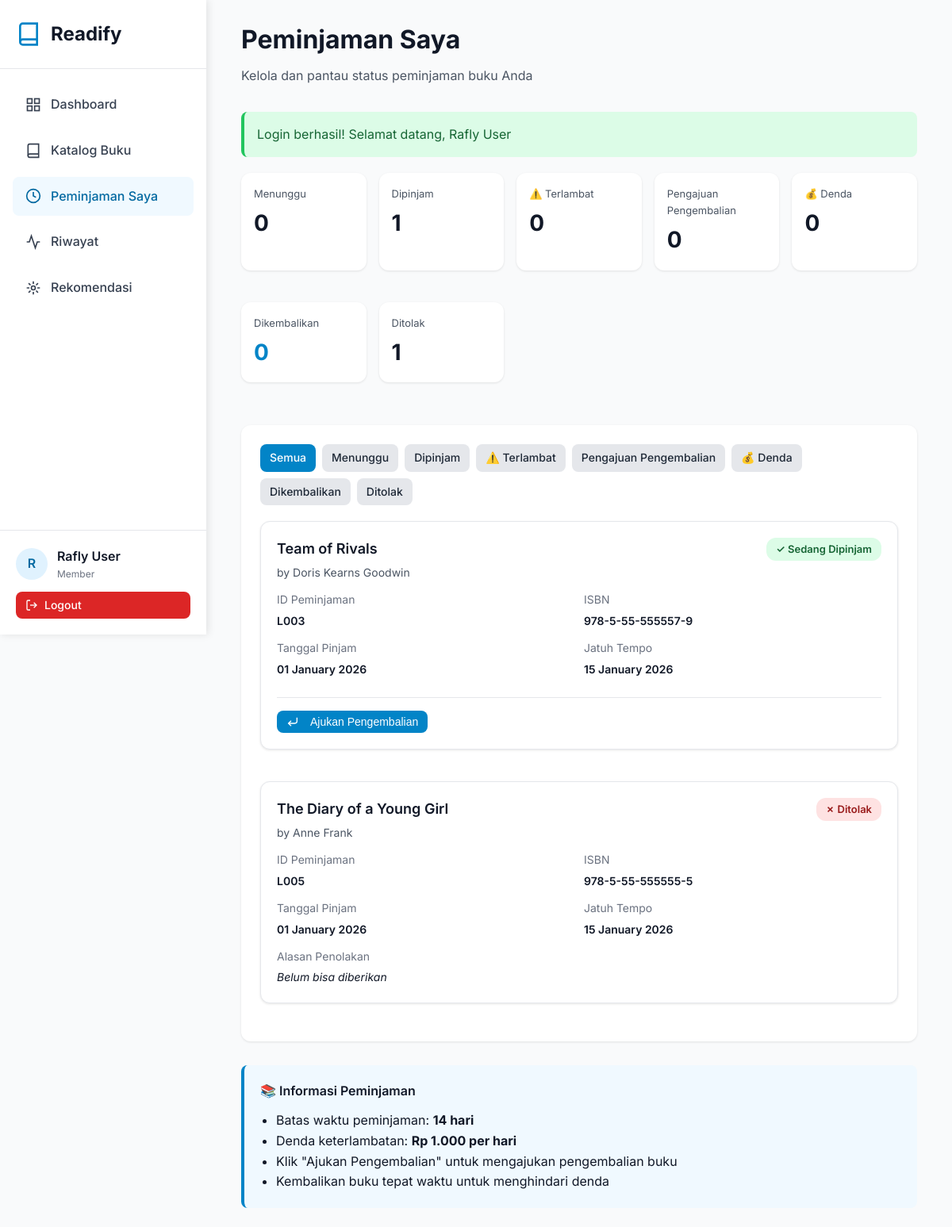
The app's page /pages/member/my-loans.php (signed in) with its own data.
### tables this page shows
CREATE TABLE `users` (
  `id` int NOT NULL AUTO_INCREMENT,
  `name` varchar(100) NOT NULL,
  `email` varchar(100) NOT NULL,
  `phone` varchar(20) DEFAULT NULL,
  `password` varchar(255) NOT NULL,
  `role` enum('admin','staff','member') DEFAULT 'member',
  `created_at` timestamp NULL DEFAULT CURRENT_TIMESTAMP,
  `updated_at` timestamp NULL DEFAULT CURRENT_TIMESTAMP ON UPDATE CURRENT_TIMESTAMP,
  PRIMARY KEY (`id`),
  UNIQUE KEY `email` (`email`)
);

CREATE TABLE `loans` (
  `id` int NOT NULL AUTO_INCREMENT,
  `loan_id` varchar(20) NOT NULL,
  `member_id` int NOT NULL,
  `book_id` int NOT NULL,
  `loan_date` date NOT NULL,
  `due_date` date NOT NULL,
  `return_date` date DEFAULT NULL,
  `status` varchar(50) DEFAULT 'pending',
  `approved_by` int DEFAULT NULL,
  `approved_date` datetime DEFAULT NULL,
  `fine_amount` decimal(10,2) DEFAULT '0.00',
  `book_condition` enum('good','fair','damaged') DEFAULT 'good',
  `notes` text,
  `created_at` timestamp NULL DEFAULT CURRENT_TIMESTAMP,
  `updated_at` timestamp NULL DEFAULT CURRENT_TIMESTAMP ON UPDATE CURRENT_TIMESTAMP,
  PRIMARY KEY (`id`),
  UNIQUE KEY `loan_id` (`loan_id`),
  KEY `idx_loan_id` (`loan_id`),
  KEY `idx_status` (`status`),
  KEY `idx_member` (`member_id`),
  KEY `idx_book` (`book_id`),
  CONSTRAINT `loans_ibfk_1` FOREIGN KEY (`member_id`) REFERENCES `members` (`id`) ON DELETE CASCADE,
  CONSTRAINT `loans_ibfk_2` FOREIGN KEY (`book_id`) REFERENCES `books` (`id`) ON DELETE CASCADE
);

CREATE TABLE `books` (
  `id` int NOT NULL AUTO_INCREMENT,
  `isbn` varchar(20) NOT NULL,
  `title` varchar(255) NOT NULL,
  `author` varchar(100) NOT NULL,
  `publisher` varchar(100) DEFAULT NULL,
  `year` year DEFAULT NULL,
  `category_id` int DEFAULT NULL,
  `stock` int DEFAULT '0',
  `pages` int DEFAULT NULL,
  `description` text,
  `cover_image` varchar(255) DEFAULT NULL,
  `created_at` timestamp NULL DEFAULT CURRENT_TIMESTAMP,
  `updated_at` timestamp NULL DEFAULT CURRENT_TIMESTAMP ON UPDATE CURRENT_TIMESTAMP,
  PRIMARY KEY (`id`),
  UNIQUE KEY `isbn` (`isbn`),
  KEY `category_id` (`category_id`),
  KEY `idx_title` (`title`),
  KEY `idx_author` (`author`),
  KEY `idx_isbn` (`isbn`),
  CONSTRAINT `books_ibfk_1` FOREIGN KEY (`category_id`) REFERENCES `categories` (`id`) ON DELETE SET NULL
);

### pages/member/my-loans.php (the view, shortened to what the rows shown need)
<?php
require_once '../../config/config.php';
$user = getCurrentUser();
$db = new Database();
$member = $db->fetchOne("SELECT * FROM members WHERE email = ?", [$user['email']]);
$status = isset($_GET['status']) ? $_GET['status'] : 'all';
$where = ["l.member_id = ?"];
$params = [$member['id']];
$whereClause = implode(' AND ', $where);
$loans = $db->fetchAll("
    SELECT l.*,
           b.title as book_title, b.author, b.isbn, b.publisher,
           DATEDIFF(CURDATE(), l.due_date) as days_overdue,
           CASE
               WHEN l.status = 'approved' AND CURDATE() > l.due_date THEN DATEDIFF(CURDATE(), l.due_date) * " . FINE_PER_DAY . "
               ELSE COALESCE(l.fine_amount, 0)
           END as calculated_fine
    FROM loans l
    INNER JOIN books b ON l.book_id = b.id
    WHERE $whereClause
    ORDER BY
        CASE l.status
            WHEN 'pending' THEN 1
            WHEN 'approved' THEN 2
            WHEN 'rejected' THEN 3
            WHEN 'returned' THEN 4
        END,
        l.created_at DESC
", $params);
include_once '../../includes/header.php';
?>
<div class="sidebar">
    <div class="sidebar-logo">
        <h1>Readify</h1>
    </div>
    <div class="sidebar-user">
        <div class="user-info">
            <div class="user-avatar"><?php echo strtoupper(substr($user['name'], 0, 1)); ?></div>
            <div>
                <div class="user-name"><?php echo htmlspecialchars($user['name']); ?></div>
                <div class="user-role">Member</div>
            </div>
        </div>
    </div>
</div>
<div class="main-content">
    <div class="container">
        <h1 class="page-title" style="font-size: 32px; font-weight: 700; margin-bottom: 8px;">Peminjaman Saya</h1>
        <div class="card">
            <?php if (empty($loans)): ?>
                <p style="text-align: center; padding: 60px 20px; color: var(--gray-500);">
                    <?php if ($status == 'all'): ?>
                        Anda belum pernah meminjam buku.<br>
                        <a href="books.php" class="btn btn-primary" style="margin-top: 16px;">Jelajahi Katalog</a>
                    <?php else: ?>
                        Tidak ada peminjaman dengan status "<?php echo $status; ?>"
                    <?php endif; ?>
                </p>
            <?php else: ?>
                <div style="display: flex; flex-direction: column; gap: 16px;">
                    <?php foreach ($loans as $loan): ?>
                        <div class="card" style="padding: 20px; border: 1px solid var(--gray-200);">
                            <div style="display: flex; gap: 20px; flex-wrap: wrap;">
                                <div style="flex: 1; min-width: 250px;">
                                    <div style="display: flex; justify-content: space-between; align-items: start; margin-bottom: 12px;">
                                        <div>
                                            <h3 style="font-size: 18px; font-weight: 600; margin-bottom: 4px;">
                                                <?php echo htmlspecialchars($loan['book_title']); ?>
                                            </h3>
                                            <p style="color: var(--gray-600); font-size: 14px;">
                                                by <?php echo htmlspecialchars($loan['author']); ?>
                                            </p>
                                        </div>
                                        <?php
                                        $statusClass = '';
                                        $statusText = '';
                                        $statusIcon = '';
                                        switch($loan['status']) {
                                            case 'approved':
                                                if ($loan['days_overdue'] > 0) {
                                                    $statusClass = 'badge-danger';
                                                    $statusText = 'Terlambat ' . $loan['days_overdue'] . ' hari';
                                                    $statusIcon = '⚠️';
                                                } else {
                                                    $statusClass = 'badge-success';
                                                    $statusText = 'Sedang Dipinjam';
                                                    $statusIcon = '✓';
                                                }
                                                break;
                                            case 'rejected':
                                                $statusClass = 'badge-danger';
                                                $statusText = 'Ditolak';
                                                $statusIcon = '✗';
                                                break;
                                        }
                                        ?>
                                        <span class="badge <?php echo $statusClass; ?>" style="font-size: 13px;">
                                            <?php echo $statusIcon; ?> <?php echo $statusText; ?>
                                        </span>
                                    </div>
                                    <div style="display: grid; grid-template-columns: repeat(2, 1fr); gap: 12px; font-size: 14px;">
                                        <div>
                                            <p style="color: var(--gray-500); margin-bottom: 4px;">ID Peminjaman</p>
                                            <p style="font-weight: 600;"><?php echo htmlspecialchars($loan['loan_id']); ?></p>
                                        </div>
                                        <div>
                                            <p style="color: var(--gray-500); margin-bottom: 4px;">ISBN</p>
                                            <p style="font-weight: 600;"><?php echo htmlspecialchars($loan['isbn']); ?></p>
                                        </div>
                                        <div>
                                            <p style="color: var(--gray-500); margin-bottom: 4px;">Tanggal Pinjam</p>
                                            <p style="font-weight: 600;"><?php echo formatDate($loan['loan_date']); ?></p>
                                        </div>
                                        <div>
                                            <p style="color: var(--gray-500); margin-bottom: 4px;">Jatuh Tempo</p>
                                            <p style="font-weight: 600; <?php echo ($loan['status'] == 'approved' && $loan['days_overdue'] > 0) ? 'color: var(--danger-600);' : ''; ?>">
                                                <?php echo formatDate($loan['due_date']); ?>
                                            </p>
                                        </div>
                                        <?php if ($loan['status'] == 'rejected' && $loan['notes']): ?>
                                            <div style="grid-column: 1 / -1;">
                                                <p style="color: var(--gray-500); margin-bottom: 4px;">Alasan Penolakan</p>
                                                <p style="color: var(--danger-600); font-style: italic;"><?php echo htmlspecialchars($loan['notes']); ?></p>
                                            </div>
                                        <?php endif; ?>
                                        <?php if ($loan['status'] == 'approved'): ?>
                                            <div style="grid-column: 1 / -1; margin-top: 12px; padding-top: 16px; border-top: 1px solid var(--gray-200);">
                                                <button type="button" onclick="openReturnModal(<?php echo $loan['id']; ?>, '<?php echo htmlspecialchars($loan['book_title'], ENT_QUOTES); ?>')" class="btn btn-primary btn-sm">
                                                    <svg width="16" height="16" viewBox="0 0 24 24" fill="none" stroke="currentColor" stroke-width="2" style="margin-right: 6px;">
                                                        <polyline points="9 10 4 15 9 20"></polyline>
                                                        <path d="M20 4v7a4 4 0 0 1-4 4H4"></path>
                                                    </svg>
                                                    Ajukan Pengembalian
                                                </button>
                                            </div>
                                        <?php endif; ?>
                                    </div>
                                </div>
                            </div>
                        </div>
                    <?php endforeach; ?>
                </div>
            <?php endif; ?>
        </div>
    </div>
</div>
<?php include_once '../../includes/footer.php'; ?>

### records on screen
users: name "R", name "Rafly User"
loans: book.title "Team of Rivals", book.author "Doris Kearns Goodwin", statusIcon "✓", statusText "Sedang Dipinjam", loan "L003", book.isbn "978-5-55-555557-9", loan_date "01 January 2026", due_date "15 January 2026"
loans: book.title "The Diary of a Young Girl", book.author "Anne Frank", status "✗", status "Ditolak", loan "L005", book.isbn "978-5-55-555555-5", loan_date "01 January 2026", due_date "15 January 2026", notes "Belum bisa diberikan"

### other values on screen
$flash['message'] "Login berhasil! Selamat datang, Rafly User"
$stats['pending'] "0"
$stats['approved'] "1"
$stats['overdue'] "0"
$stats['return_requested'] "0"
$stats['payment_pending'] "0"
$stats['returned'] "0"
$stats['rejected'] "1"
DEFAULT_LOAN_DAYS "14"
FINE_PER_DAY "1.000"
